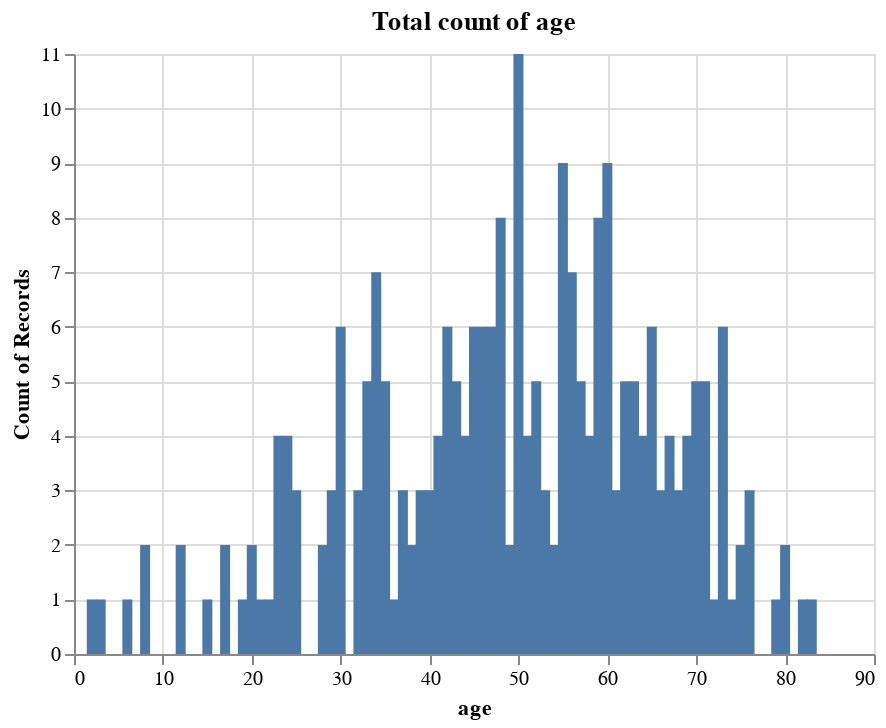

The cell this chart's notebook holds for it:
### Markdown cell above
The first thing we are looking at here is that the count on all features is the same this means that all the missing values have been accounted for and there is an equal amount of observations for each feature. Using the summary statistics we can look for unusual values. The best use of this is with the age feature. We can see that the max age recorded is `80` and the minimum is `2`. The max age is fine and not something that jumps out as odd but the min age of `2` seems a little odd so we can look further into it.

#### 3.B Univariate visualisations <a name='Univariatevisualisations' ></a>

### Code cell
alt.Chart(data_clean, title='Total count of age').mark_bar().encode(x='age', y='count()')

### Figure 1 — Vega-Lite specification as saved in the notebook (floating-point values rounded to 4 significant figures; data arrays with more than 128 entries replaced by an {"elided": "..."} marker saying what was removed)
{"config": {"view": {"continuousWidth": 400, "continuousHeight": 300}}, "data": {"name": "data-23ab5fbbb8473b892a91b29fa85a1421"}, "mark": "bar", "encoding": {"x": {"type": "quantitative", "field": "age"}, "y": {"type": "quantitative", "aggregate": "count"}}, "title": "Total count of age", "$schema": "https://vega.github.io/schema/vega-lite/v4.8.1.json", "datasets": {"data-23ab5fbbb8473b892a91b29fa85a1421": {"elided": "248 records"}}}
